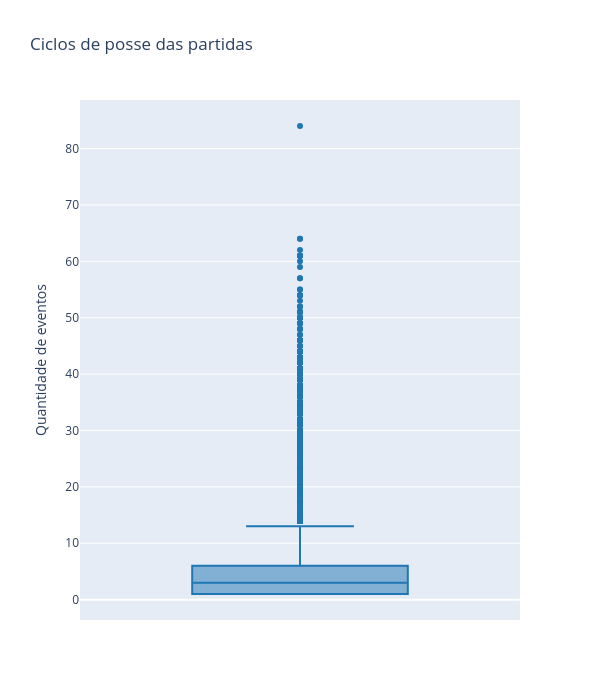

The notebook cell saved with this chart:
### Code cell
df_possession_agg_pd = df_possession_agg.toPandas()

fig = go.Figure()

#cores = ['#1f77b4', '#ff7f0e', '#2ca02c', '#d62728', '#9467bd']

fig.add_trace(
    go.Box(
        y=df_possession_agg_pd['qtd_eventos'],
        name='',
        marker_color='#1f77b4',
        text=df_possession_agg_pd['possession_id'],
        hovertemplate='%{text}<br>Quantidade de eventos: %{y}<extra></extra>',
        #legendgroup=freq,
        #showlegend=True
    )
)

fig.update_layout(
    title=f'Ciclos de posse das partidas',
    height=700,
    width=600
)

fig.update_yaxes(title_text='Quantidade de eventos')
fig.show()

### Figure 1 — Plotly figure (JSON) as saved in the notebook; plotly's stock layout.template omitted (floating-point values rounded to 4 significant figures; data arrays with more than 128 entries replaced by an {"elided": "..."} marker saying what was removed)
{"data": [{"hovertemplate": "%{text}<br>Quantidade de eventos: %{y}<extra></extra>", "marker": {"color": "#1f77b4"}, "name": "", "text": {"elided": "100886 float values"}, "type": "box", "y": {"elided": "100886 int values"}}], "layout": {"height": 700, "title": {"text": "Ciclos de posse das partidas"}, "width": 600, "yaxis": {"title": {"text": "Quantidade de eventos"}}}}
